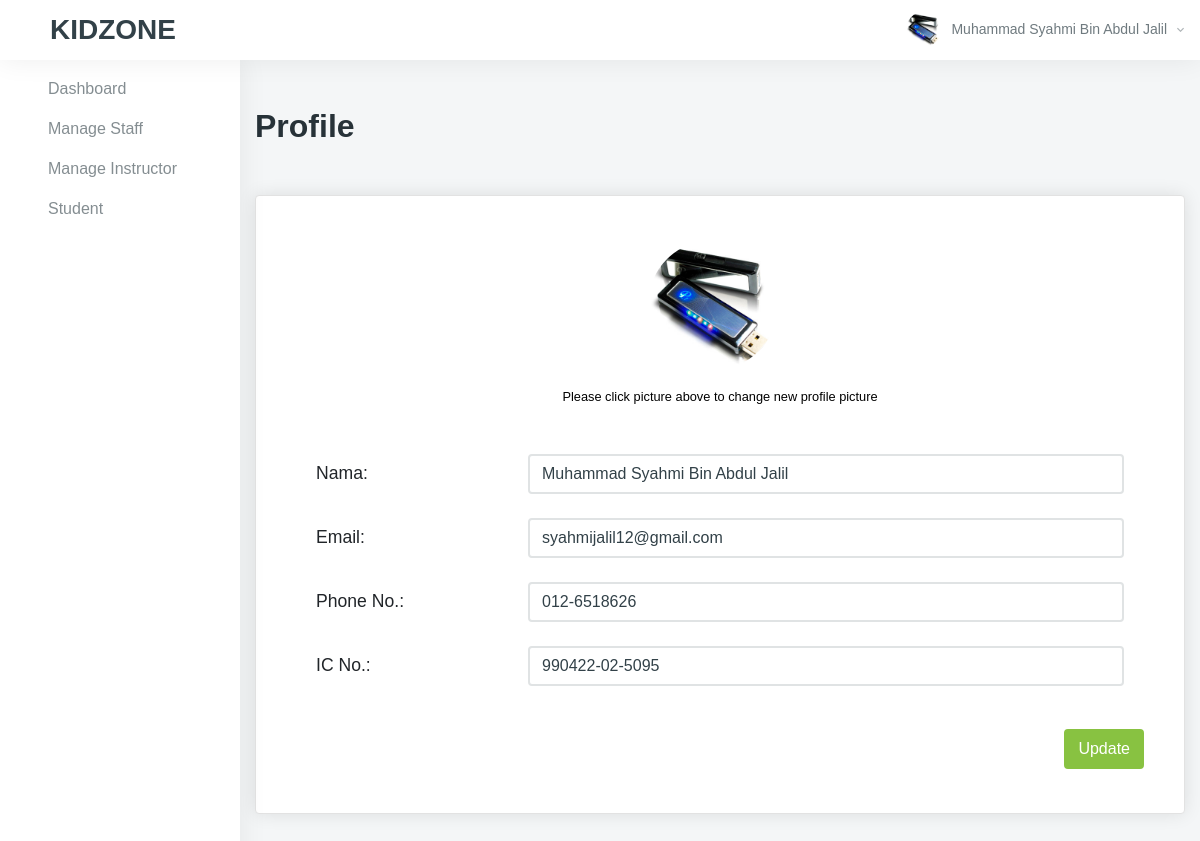
/admin/profile.php (signed in), run on the app's committed database.
### tables this page shows
CREATE TABLE `staff` (
  `staff_id` int(11) NOT NULL,
  `staff_name` varchar(80) NOT NULL,
  `staff_email` varchar(80) NOT NULL,
  `staff_ic` varchar(30) NOT NULL,
  `staff_phone_number` varchar(30) NOT NULL,
  `staff_password` varchar(80) NOT NULL,
  `staff_pic_path` varchar(80) DEFAULT 'default.png'
);

### admin/profile.php (the view, shortened to what this page needs)
<?php
include "../resources/conn.php";
$name = $ic = $email = $phone = '';
$staff_id = $_SESSION['staff_id'];
$sql = "SELECT * FROM staff WHERE staff_id = " . $staff_id . "";
$result = $conn->query($sql);
if ($result->num_rows > 0) {
    $row = $result->fetch_assoc();
    $name = $row['staff_name'];
    $ic = $row['staff_ic'];
    $email = $row['staff_email'];
    $phone = $row['staff_phone_number'];
    $path  = $row['staff_pic_path'];
}
?>
<!DOCTYPE html>
<html lang="en">
<head>
    <link href="../resources/vendors/vectormap/jquery-jvectormap-2.0.3.css" rel="stylesheet" type="text/css" />
    <link href="../resources/vendors/jquery-toggles/css/toggles.css" rel="stylesheet" type="text/css">
    <link href="../resources/vendors/jquery-toggles/css/themes/toggles-light.css" rel="stylesheet" type="text/css">
    <link href="../resources/vendors/jquery-toast-plugin/dist/jquery.toast.min.css" rel="stylesheet" type="text/css">
    <link href="../resources/vendors/datatables.net-dt/css/jquery.dataTables.min.css" rel="stylesheet" type="text/css" />
    <link href="../resources/vendors/datatables.net-responsive-dt/css/responsive.dataTables.min.css" rel="stylesheet" type="text/css" />
    <link href="../resources/dist/css/style.css" rel="stylesheet" type="text/css">
</head>
<body>
    <div class="hk-wrapper hk-vertical-nav">
        <?php include('header.php') ?>
        <nav class="hk-nav hk-nav-light ">
            <div class="nicescroll-bar">
                <div class="navbar-nav-wrap">
                    <ul class="navbar-nav flex-column">
                        <li class="nav-item ">
                            <a class="nav-link" href="index.php">
                                <span class="nav-link-text">Dashboard</span>
                            </a>
                        </li>
                        <li class="nav-item ">
                            <a class="nav-link" href="senaraistaff.php">
                                <span class="nav-link-text">Manage Staff</span>
                            </a>
                        </li>
                        <li class="nav-item ">
                            <a class="nav-link" href="senaraipengajar.php">
                                <span class="nav-link-text">Manage Instructor</span>
                            </a>
                        </li>
                        <li class="nav-item ">
                            <a class="nav-link" href="senaraipelajar.php">
                                <span class="nav-link-text">Student</span>
                            </a>
                        </li>
                    </ul>
                </div>
            </div>
        </nav>
        <div class="hk-pg-wrapper">
            <div class="container mt-xl-50 mt-sm-30 mt-15">
                <div class="hk-pg-header align-items-top">
                    <div>
                        <h2 class="hk-pg-title font-weight-600 mb-10">Profile</h2>
                    </div>
                </div>
                <div class="row">
                    <div class="col-xl-12">
                        <form method="POST" enctype="multipart/form-data">
                            <section class="hk-sec-wrapper">
                                <div class="row">
                                    <div class="col-sm">
                                        <div class="media pa-20 rounded" style="padding-bottom: 0 !important;">
                                            <label for="file-input" style="margin-right:auto !important; margin-left:auto !important;">
                                                <img class="mr-15 circle d-130" src="../resources/img/profile/<?php echo $path; ?>" alt="Generic placeholder image">
                                            </label>
                                        </div>
                                    </div>
                                </div>
                                <div class="row">
                                    <div class="col-sm">
                                        <div class="media rounded">
                                            <small style="margin-right:auto !important; margin-left:auto !important;">Please click picture above to change new profile picture</small>
                                        </div>
                                    </div>
                                </div>
                                <div class="row">
                                    <div class="col-sm">
                                        <div class="media pa-20 rounded">
                                            <div class="media-body mt-15" style="font-size:110%;">
                                                <table class="table table-md pb-30 table-flush">
                                                    <tbody>
                                                        <tr>
                                                            <td style="width: 25%;">Nama: </td>
                                                            <td>
                                                                <input name="name" placeholder="Name" class="form-control <?php echo $name_feedback; ?>" type="text" value="<?php echo $name ?>">
                                                            </td>
                                                        </tr>
                                                        <tr>
                                                            <td style="width: 25%;">Email: </td>
                                                            <td>
                                                                <input placeholder="Email Address" name="email" class="form-control  <?php echo $email_feedback; ?>" type="text" value="<?php echo $email ?>">
                                                            </td>
                                                        </tr>
                                                        <tr>
                                                            <td style="width: 25%;">Phone No.: </td>
                                                            <td>
                                                                <input name="phone" placeholder="Phone Number" class="form-control  <?php echo $phone_feedback; ?>" type="text" value="<?php echo $phone ?>">
                                                            </td>
                                                        </tr>
                                                        <tr>
                                                            <td style="width: 25%;">IC No.: </td>
                                                            <td>
                                                                <input name="ic" placeholder="IC Number" class="form-control  <?php echo $ic_feedback; ?>" type="text" value="<?php echo $ic ?>">
                                                            </td>
                                                        </tr>
                                                    </tbody>
                                                </table>
                                                <button name="update" class="btn btn-primary mt-15" style="float: right;">Update</button>
                                            </div>
                                        </div>
                                    </div>
                                </div>
                            </section>
                        </form>
                    </div>
                </div>
            </div>
        </div>
    </div>
</body>
</html>

### admin/header.php (shortened to what this page needs)
<?php
$staff_id = $_SESSION['staff_id'];
$sql100 = "SELECT * FROM staff WHERE staff_id = " . $staff_id . "";
$result100 = $conn->query($sql100);
$row100 = $result100->fetch_assoc();
$name100 = $row100['staff_name'];
$pic_profile = $row100['staff_pic_path'];
?>
<nav class="navbar navbar-expand-xl navbar-light fixed-top hk-navbar hk-navbar-alt">
    <nav class="navbar navbar-light ">
        <span class="navbar-brand mb-0 h3" style="font-weight: bold;">KIDZONE</span>
    </nav>
    <ul class="navbar-nav hk-navbar-content">
        <li class="nav-item dropdown dropdown-authentication">
            <a class="nav-link dropdown-toggle no-caret" href="#" role="button" data-toggle="dropdown" aria-haspopup="true" aria-expanded="false">
                <div class="media">
                    <div class="media-img-wrap">
                        <div class="avatar">
                            <img src="../resources/img/profile/<?php echo $pic_profile; ?>" alt="user" class="avatar-img rounded-circle">
                        </div>
                    </div>
                    <div class="media-body">
                        <span><?php echo $name100; ?><i class="zmdi zmdi-chevron-down"></i></span>
                    </div>
                </div>
            </a>
        </li>
    </ul>
</nav>

### data on the page
staff: staff_pic_path (picture), staff_name "Muhammad Syahmi Bin Abdul Jalil", name "Muhammad Syahmi Bin Abdul Jalil", email "syahmijalil12@gmail.com", phone "012-6518626", ic "990422-02-5095"
